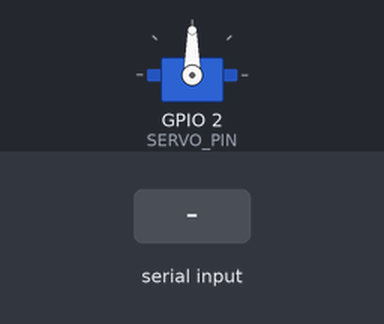
The sketch below on a simulated ESP32-C6. Parts: servo. The test bench sets the inputs (shaded band). Nothing arrives over Bluetooth unless stated; a phone connects over Bluetooth LE 3 s after start.

Above: at 1.2 s.
1.3 s: "X:\n" received over Serial
At 2.6 s:
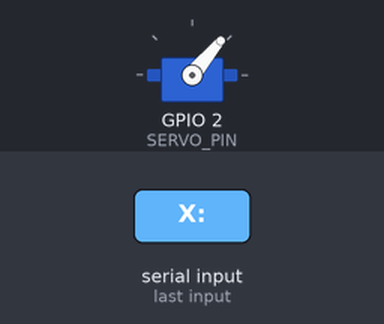
4.3 s: "90,45\n" received over Serial
At 4.82 s:
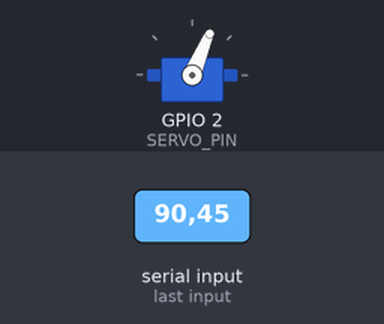
7.3 s: "30,150\n" received over Serial
10.3 s: "5\n" received over Serial
Timing chart, 0 to 14.3 s (numbered marks = the images above; inputs shaded):
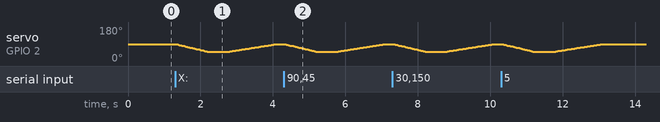

The sketch:

duo_head.ino
```cpp
// DUO head tracking — ESP32-C6 + MG90S servo
// Receives person-position lines from the phone (via the laptop's Web
// Bluetooth bridge) over BLE Nordic UART Service, and rotates the head so
// the person stays centered. Also accepts the same lines over USB serial
// (115200 baud) as a wired fallback.
//
// Protocol (one line per message):
//   X:0.42   person's horizontal position, 0.00 (left) .. 1.00 (right)
//   LOST     no person — ease back to center
//
// Board: ESP32-C6 (Arduino core 3.x). Library needed: ESP32Servo.
// Wiring: MG90S signal -> SERVO_PIN, MG90S V+ -> external 5V, grounds common.

#include <ESP32Servo.h>
#include <BLEDevice.h>
#include <BLEServer.h>
#include <BLEUtils.h>
#include <BLE2902.h>

// ---------- Tuning (start values from the spec; tune on the prototype) ----------
const int   SERVO_PIN     = 2;      // GPIO for MG90S signal
const float DEAD_ZONE     = 0.10;   // ±around center 0.5 → hold
const float KP            = 90.0;   // deg/sec per unit of error (proportional)
const float LIMIT_DEG     = 40.0;   // ± mechanical limit around center
const float MAX_SPEED     = 120.0;  // deg/sec slew cap (protects the MG90S)
const float CENTER_SPEED  = 30.0;   // deg/sec when easing home after LOST
const int   INVERT        = 1;      // set to -1 if the head turns the wrong way
const unsigned long MSG_TIMEOUT_MS = 1500; // no messages → treat as LOST

// ---------- BLE UART (matches js/robot.js) ----------
#define NUS_SERVICE "6e400001-b5a3-f393-e0a9-e50e24dcca9e"
#define NUS_RX      "6e400002-b5a3-f393-e0a9-e50e24dcca9e"

Servo servo;
volatile float targetX = 0.5f;
volatile bool  lost = true;
volatile unsigned long lastMsgAt = 0;
float angle = 0.0f;               // current angle relative to center
unsigned long lastStep = 0;
String bleBuf, serialBuf;

void handleLine(const String& line) {
  lastMsgAt = millis();
  if (line.startsWith("X:")) {
    float x = line.substring(2).toFloat();
    if (x >= 0.0f && x <= 1.0f) { targetX = x; lost = false; }
  } else if (line.startsWith("LOST")) {
    lost = true;
  }
}

void feed(String& buf, char c) {
  if (c == '\n' || c == '\r') {
    if (buf.length()) handleLine(buf);
    buf = "";
  } else if (buf.length() < 32) {
    buf += c;
  }
}

class RxCallback : public BLECharacteristicCallbacks {
  void onWrite(BLECharacteristic* ch) override {
    String v = ch->getValue();
    for (size_t i = 0; i < v.length(); i++) feed(bleBuf, v[i]);
  }
};

class ServerCallback : public BLEServerCallbacks {
  void onDisconnect(BLEServer* s) override {
    lost = true;
    BLEDevice::startAdvertising();  // stay discoverable
  }
};

void setup() {
  Serial.begin(115200);

  servo.attach(SERVO_PIN, 500, 2400);
  servo.write(90);  // mechanical center

  BLEDevice::init("DUO-HEAD");
  BLEServer* server = BLEDevice::createServer();
  server->setCallbacks(new ServerCallback());
  BLEService* svc = server->createService(NUS_SERVICE);
  BLECharacteristic* rx = svc->createCharacteristic(
      NUS_RX, BLECharacteristic::PROPERTY_WRITE | BLECharacteristic::PROPERTY_WRITE_NR);
  rx->setCallbacks(new RxCallback());
  svc->start();
  BLEAdvertising* adv = BLEDevice::getAdvertising();
  adv->addServiceUUID(NUS_SERVICE);
  BLEDevice::startAdvertising();

  lastStep = millis();
}

void loop() {
  while (Serial.available()) feed(serialBuf, (char)Serial.read());

  unsigned long now = millis();
  float dt = (now - lastStep) / 1000.0f;
  if (dt < 0.02f) return;  // ~50 Hz control loop
  lastStep = now;

  bool effectiveLost = lost || (now - lastMsgAt > MSG_TIMEOUT_MS);

  if (effectiveLost) {
    // ease back toward center
    float step = CENTER_SPEED * dt;
    if (fabs(angle) <= step) angle = 0;
    else angle += (angle > 0 ? -step : step);
  } else {
    float error = targetX - 0.5f;
    if (fabs(error) > DEAD_ZONE) {
      float vel = KP * error * INVERT;                    // proportional
      vel = constrain(vel, -MAX_SPEED, MAX_SPEED);       // slew cap
      angle += vel * dt;
    }
  }

  angle = constrain(angle, -LIMIT_DEG, LIMIT_DEG);
  servo.write(90 + (int)angle);
}
```
